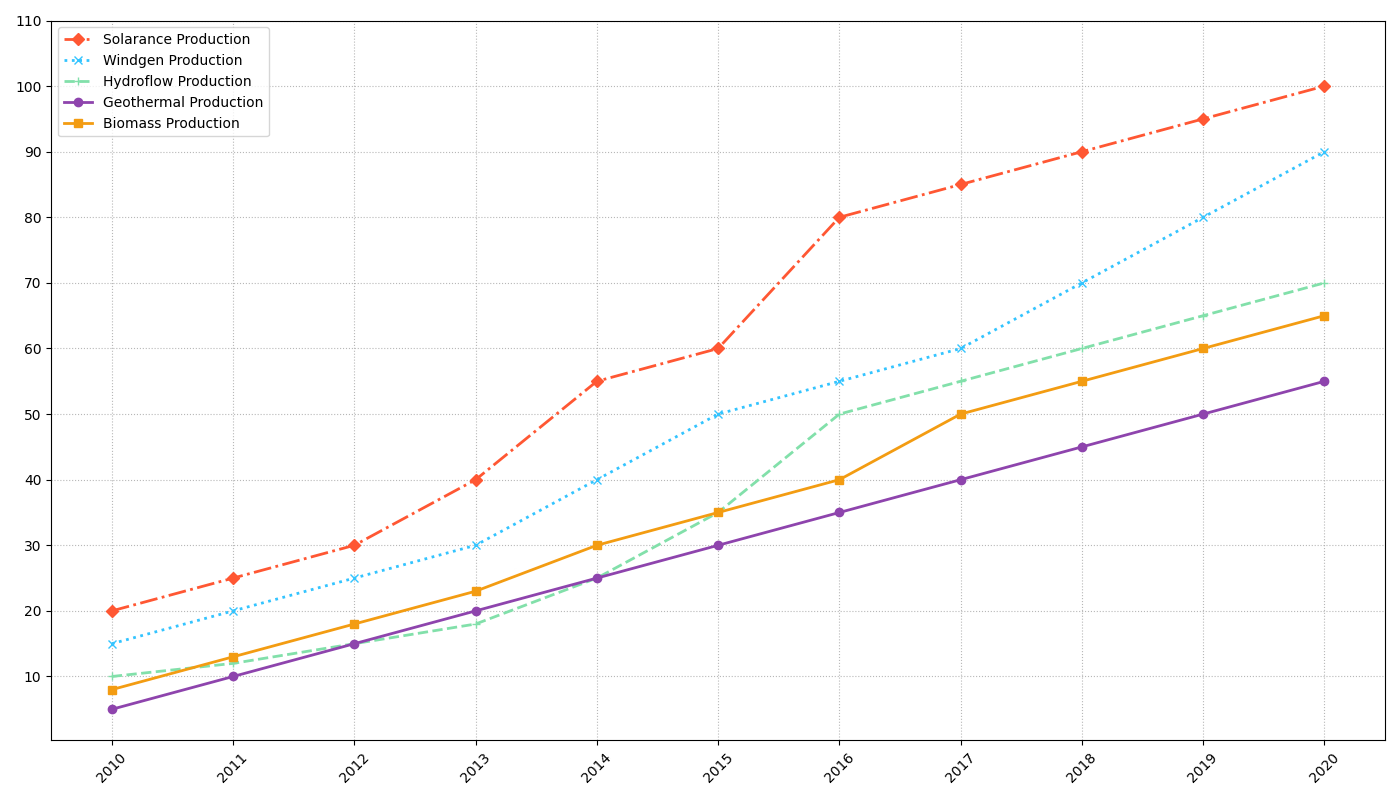

This chart was generated by the following Python code:
import matplotlib.pyplot as plt
import numpy as np

years = np.arange(2010, 2021)

solarance_production = [20, 25, 30, 40, 55, 60, 80, 85, 90, 95, 100]
windgen_production = [15, 20, 25, 30, 40, 50, 55, 60, 70, 80, 90]
hydroflow_production = [10, 12, 15, 18, 25, 35, 50, 55, 60, 65, 70]
geothermal_production = [5, 10, 15, 20, 25, 30, 35, 40, 45, 50, 55]  # New data series
biomass_production = [8, 13, 18, 23, 30, 35, 40, 50, 55, 60, 65]  # New data series

plt.figure(figsize=(14, 8))

plt.plot(years, solarance_production, marker='D', linestyle='-.', color='#ff5733', linewidth=2)
plt.plot(years, windgen_production, marker='x', linestyle=':', color='#33c4ff', linewidth=2)
plt.plot(years, hydroflow_production, marker='+', linestyle='--', color='#82e0aa', linewidth=2)
plt.plot(years, geothermal_production, marker='o', linestyle='-', color='#8e44ad', linewidth=2)  # Plot for geothermal
plt.plot(years, biomass_production, marker='s', linestyle='-', color='#f39c12', linewidth=2)  # Plot for biomass

plt.legend(['Solarance Production', 'Windgen Production', 'Hydroflow Production', 'Geothermal Production', 'Biomass Production'], loc='upper left')

plt.grid(True, linestyle=':', alpha=0.9)

plt.xticks(years, rotation=45)
plt.yticks(np.arange(10, 111, step=10))

plt.tight_layout()
plt.show()
